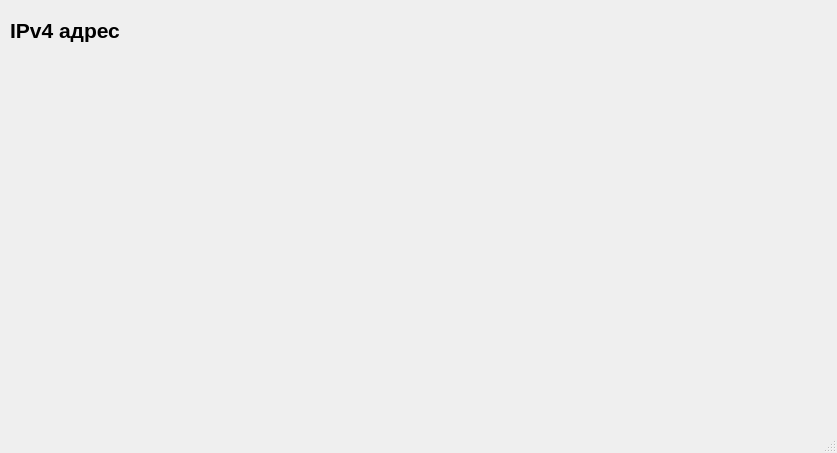
<?xml version="1.0" encoding="UTF-8"?>
<ui version="4.0">
 <class>MainWindow</class>
 <widget class="QMainWindow" name="MainWindow">
  <property name="geometry">
   <rect>
    <x>0</x>
    <y>0</y>
    <width>837</width>
    <height>453</height>
   </rect>
  </property>
  <property name="windowTitle">
   <string>IPv4 Calculator</string>
  </property>
  <widget class="QWidget" name="centralwidget">
   <widget class="QLabel" name="label">
    <property name="geometry">
     <rect>
      <x>10</x>
      <y>10</y>
      <width>161</width>
      <height>41</height>
     </rect>
    </property>
    <property name="font">
     <font>
      <pointsize>16</pointsize>
      <weight>75</weight>
      <bold>true</bold>
     </font>
    </property>
    <property name="text">
     <string>IPv4 адрес</string>
    </property>
   </widget>
  </widget>
  <widget class="QMenuBar" name="menubar">
   <property name="geometry">
    <rect>
     <x>0</x>
     <y>0</y>
     <width>837</width>
     <height>26</height>
    </rect>
   </property>
  </widget>
  <widget class="QStatusBar" name="statusbar"/>
 </widget>
 <resources/>
 <connections/>
</ui>
